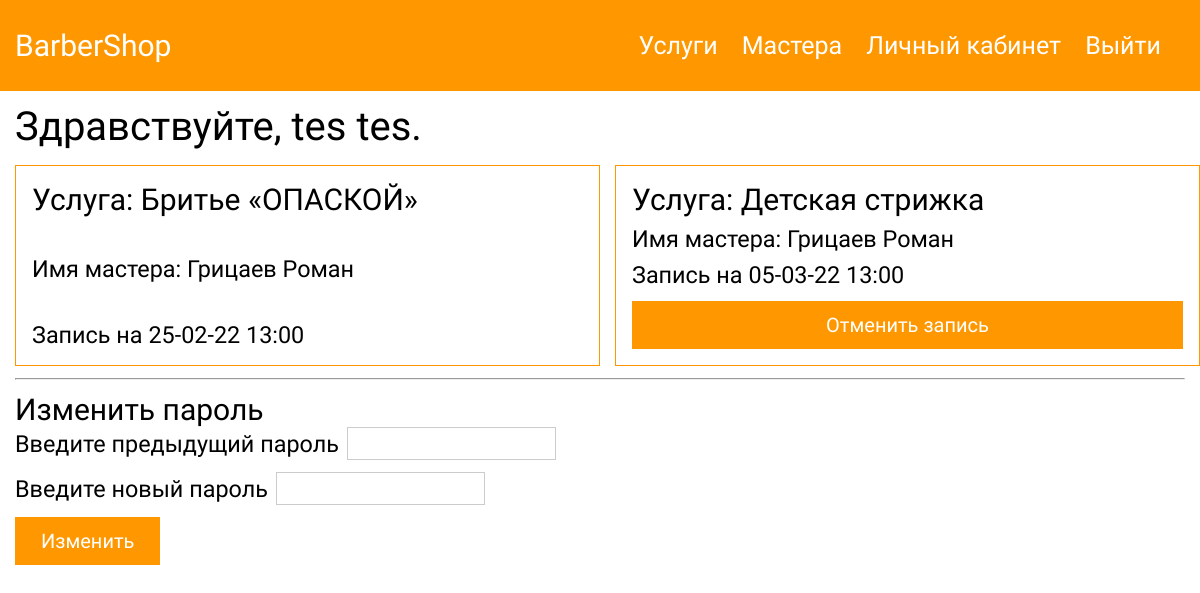
Screenshot of /php/pages/userCabinet.php (signed in) with the database file from the repository.
### tables this page shows
CREATE TABLE `users` (
  `id` int(11) NOT NULL,
  `name` varchar(256) NOT NULL,
  `surname` varchar(256) NOT NULL,
  `login` varchar(256) NOT NULL,
  `password` text NOT NULL,
  `email` varchar(256) NOT NULL,
  `role` text NOT NULL DEFAULT 'user'
);

CREATE TABLE `orders` (
  `id` int(11) NOT NULL,
  `master_id` int(11) NOT NULL,
  `service_id` int(11) NOT NULL,
  `date` text NOT NULL,
  `time` text NOT NULL,
  `user_id` int(11) NOT NULL,
  `confirmed` text NOT NULL DEFAULT 'false'
);

CREATE TABLE `service` (
  `id` int(11) NOT NULL,
  `title` varchar(256) NOT NULL,
  `description` text NOT NULL,
  `img` text NOT NULL,
  `price` int(11) NOT NULL
);

CREATE TABLE `barbers` (
  `id` int(11) NOT NULL,
  `name` varchar(256) NOT NULL,
  `expierence` varchar(256) NOT NULL,
  `barber_login` varchar(256) NOT NULL
);

### php/pages/userCabinet.php (the view, shortened to what this page needs)
<?php require_once('../scripts/db.php'); ?>
<?php require_once('../header.php'); ?>
<link rel="stylesheet" href="/css/global.css">
<link rel="stylesheet" href="/css/header.css">
<link rel="stylesheet" href="/css/card.css">
<link rel="stylesheet" href="/css/login.css">
<link rel="stylesheet" href="/css/personal_cabinet.css">
<div class="container">
    <h1 class="mt-12">Здравствуйте, <?php
        $sql = "SELECT `name`, `surname` FROM `users` WHERE `id` = :i";
        $query = $connect -> prepare($sql);
        $query -> execute(["i" => $_SESSION['id']]);
        $result = $query -> fetch(PDO::FETCH_ASSOC);
        echo $result['name'] . ' ' . $result['surname'] . '.'
    ?></h1>
    <?php
        $sql = "SELECT b.id, b.name, s.title, o.date, o.time, o.confirmed FROM orders o INNER JOIN barbers b ON o.master_id = b.id INNER JOIN service s ON s.id = o.service_id WHERE o.user_id = :i";
        $query = $connect -> prepare($sql);
        $query -> execute(['i' => $_SESSION['id']]);
        $result = $query -> fetchAll(PDO::FETCH_ASSOC);
        echo '<div class="card__container">';
        foreach ($result as $key => $value) {
            echo
            '
                <form class="card">
                    <input class="user" type="hidden" value="' . $_SESSION['id'] . '">
                    <h2>Услуга: ' . $result[$key]["title"] . '</h2>
                    <h3 class="mt-8 master" value="' . $result[$key]["id"] . '">Имя мастера: ' . $result[$key]["name"] . '</h3 >
                    <h3 class="mt-8 date" value="' . $result[$key]["date"] . '">Запись на ' . $result[$key]["date"] . ' ' . '<span class="time" value="' . $result[$key]["time"] . '">' . $result[$key]["time"] . '</span></h3>';
                if ($result[$key]["confirmed"] == 'false') {
                    echo '<button class="btn-reset btn-primary deleteOrderBtn">Отменить запись</button>';
                }
            echo '</form>
            ';
        }
        echo '</div>';
    ?>
</div>
<div class="container">
    <hr class="mt-12">
    <h2 class="mt-12">Изменить пароль</h2>
    <form id="changePassForm" class="mt-18">
        <div class="flex ai-center">
            <h3 class="mr-8">Введите предыдущий пароль</h3>
            <input class="form__input" type="password" id="last_pass">
        </div>
        <div class="flex ai-center mt-12">
            <h3 class="mr-8">Введите новый пароль</h3>
            <input class="form__input" type="password" id="new_pass">
        </div>
        <button type="submit" class="btn-reset btn-primary">Изменить</button>
    </form>
</div>

### css/global.css (style rules this page uses)
* { margin: 0; padding: 0; font-family: 'Roboto', sans-serif; }
.container { max-width: 1410px; padding: 0px 15px; margin: 0 auto; }
.flex { display: flex; }
.ai-center { align-items: center; }
.mt-12 { margin-top: 12px; }
.mt-8 { margin-top: 8px; }
.mr-8 { margin-right: 8px; }
.btn-reset { padding: 12px 26px; cursor: pointer; outline: none; border: none; font-size: 2rem; }
.btn-primary { margin-top: 12px; background-color: var(--main-color); color: white; }

### css/card.css (style rules this page uses)
.card__container { padding-top: 15px; display: grid; grid-template-columns: 50% 50%; gap: 15px; }
.card { padding: 16px; border: 1px solid var(--main-color); display: flex; flex-direction: column; justify-content: space-between; }

### css/login.css (style rules this page uses)
.form__input { padding: 8px; border: 1px solid #ccc; }

### rows the page displays
users: name "tes", surname "tes"
orders: service.title "Бритье «ОПАСКОЙ»", master.name "Грицаев Роман", date "25-02-22", time "13:00"
orders: service.title "Детская стрижка", master.name "Грицаев Роман", date "05-03-22", time "13:00", confirmed "Отменить запись"
